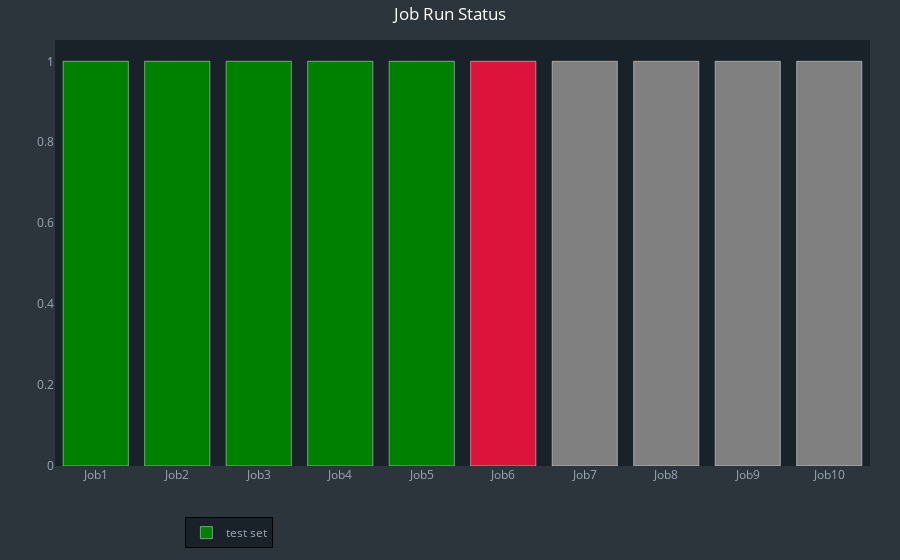

The notebook cell saved with this chart:
### Code cell
layout_count = copy.deepcopy(layout)
fig = go.Figure(layout=layout_count)
fig.add_trace(
    go.Bar(
            name='test set',
            x=dataload_df["job_title"],
            y=dataload_df["y_value"],
            
            # x=['Random Forest', 'Decision Tree', 'Lasso', 'Ridge', 'SVR', 'Linear'],
            # y=[3948.307638, 4296.587786, 4569.831897, 4570.420248, 4578.942853, 5926.023602],
            orientation='v',
             marker_color=dataload_df["color"]
            
            # marker=dict(
            #     color = '#AC5700'
            # )
            
        ),    
    )
    
fig.update_layout(
        title = "Job Run Status",
        title_x=0.5,
        yaxis_title="",
        titlefont=dict(
            family='Open Sans',
            size=18,
            color = "#ffffff"
        ),
        showlegend = True,
        yaxis_zeroline=False
)

### Figure 1 — Plotly figure (JSON) as saved in the notebook; plotly's stock layout.template omitted (floating-point values rounded to 4 significant figures)
{"data": [{"marker": {"color": ["green", "green", "green", "green", "green", "crimson", "grey", "grey", "grey", "grey"]}, "name": "test set", "orientation": "v", "type": "bar", "x": ["Job1", "Job2", "Job3", "Job4", "Job5", "Job6", "Job7", "Job8", "Job9", "Job10"], "y": [1, 1, 1, 1, 1, 1, 1, 1, 1, 1]}], "layout": {"autosize": true, "hovermode": "closest", "legend": {"bgcolor": "#1a2229", "bordercolor": "Black", "borderwidth": 1, "font": {"color": "#9ba8b4", "family": "Open Sans", "size": 12}, "orientation": "h", "traceorder": "normal", "x": 0.16, "y": -0.12}, "margin": {"b": 20, "l": 30, "r": 30, "t": 40}, "paper_bgcolor": "#2d353c", "plot_bgcolor": "#1a2229", "showlegend": true, "title": {"font": {"color": "#ffffff"}, "text": "Job Run Status", "x": 0.5}, "xaxis": {"color": "#9ba8b4", "showgrid": false}, "yaxis": {"color": "#9ba8b4", "showgrid": false, "title": {"text": ""}, "zeroline": false}}}
